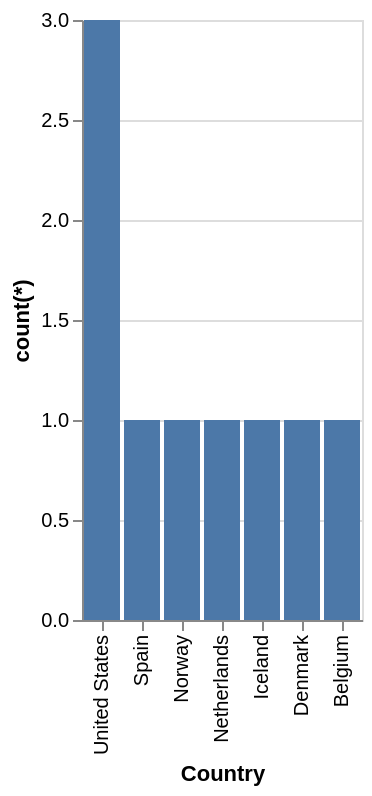

Vega-Lite specification stored for this chart:
### Vega-Lite specification from a JSON file in a GitHub repository (floating-point values rounded to 4 significant figures)
{"data": {"values": [{"x_data": "United States", "y_data": 3}, {"x_data": "Spain", "y_data": 1}, {"x_data": "Norway", "y_data": 1}, {"x_data": "Netherlands", "y_data": 1}, {"x_data": "Iceland", "y_data": 1}, {"x_data": "Denmark", "y_data": 1}, {"x_data": "Belgium", "y_data": 1}]}, "mark": "bar", "encoding": {"x": {"field": "x_data", "type": "nominal", "title": "Country", "sort": "descending"}, "y": {"field": "y_data", "type": "quantitative", "title": "count(*)"}}}
